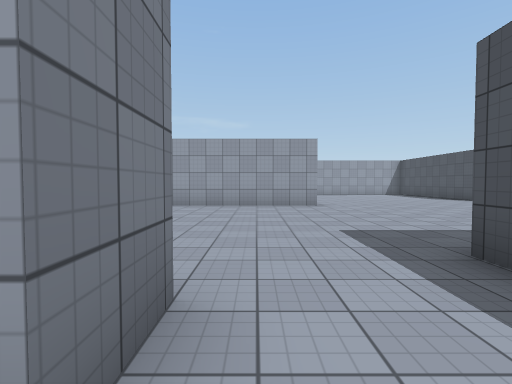
View 1 (above)

16 first-person views from a walk through a Unity game level. The camera is 1.4 m above the floor, tilts 2° down and sees 85° across. The floor is counted in squares, 2 m on a side. Each view is taken from the middle of a square. On the plan, view 1 faces up. The plan holds only what a view shows up to about 9 squares ahead; the rest is blank. The player is left out. Surface patterns are stand-ins for the level's own textures.

View 2
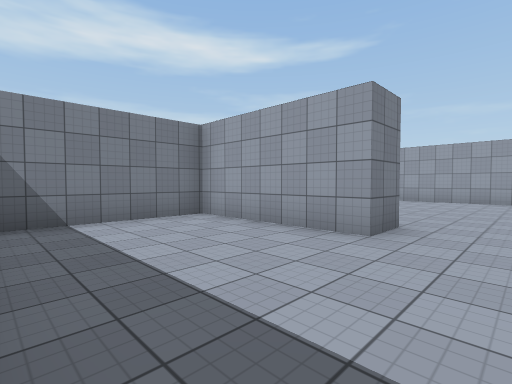

View 3
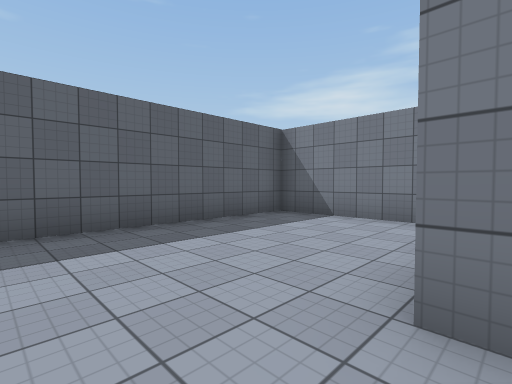

View 4
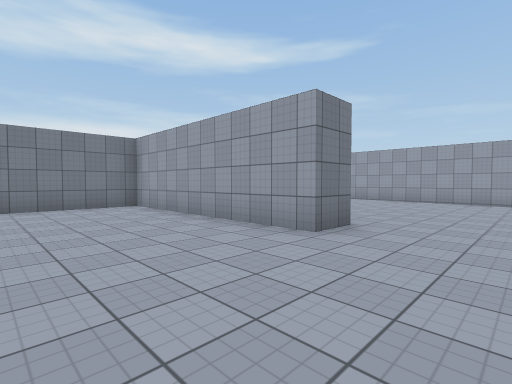

View 5
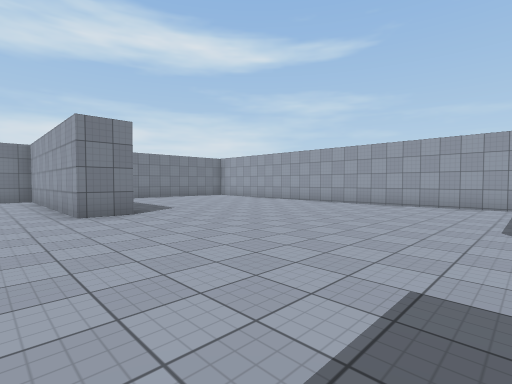

View 6
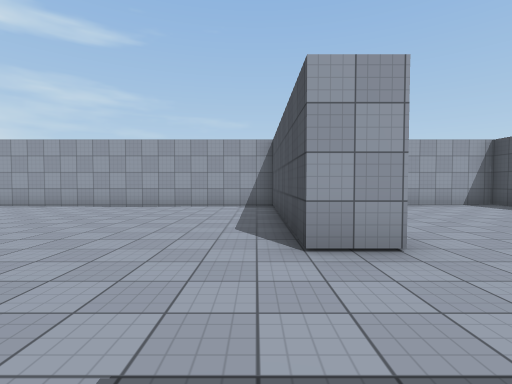

View 7
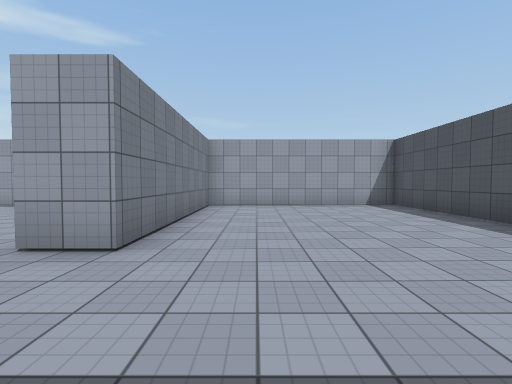

View 8
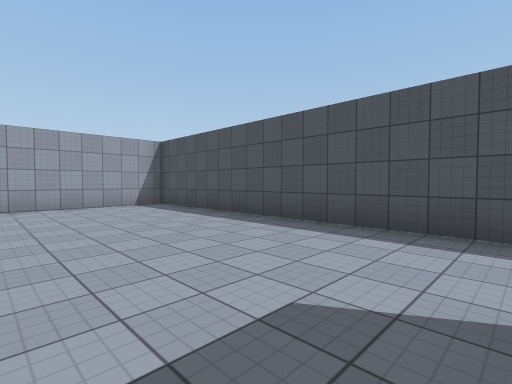

View 9
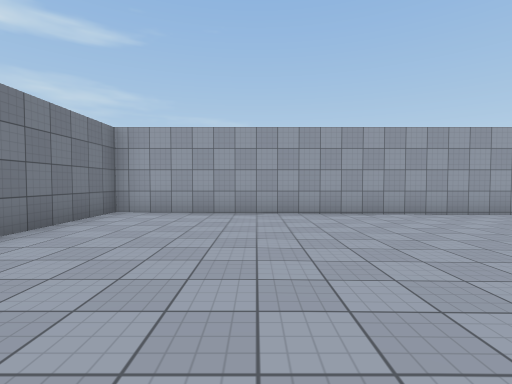

View 10
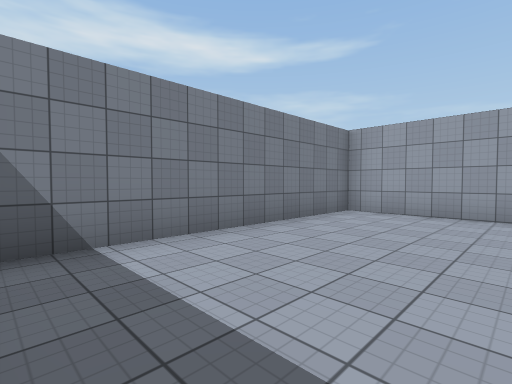

View 11
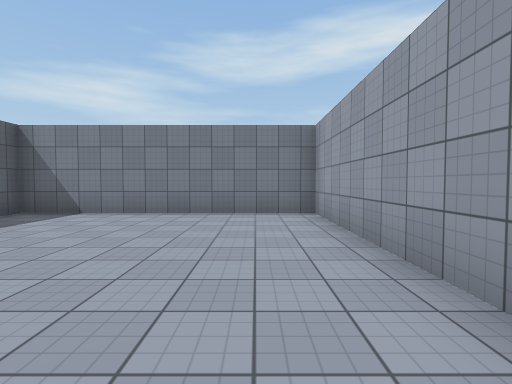

View 12
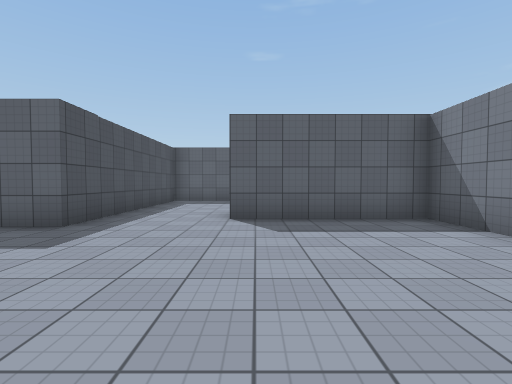

View 13
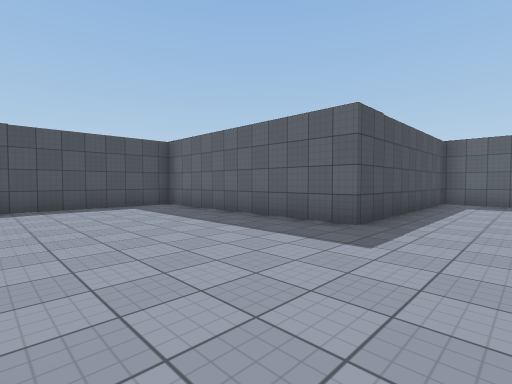

View 14
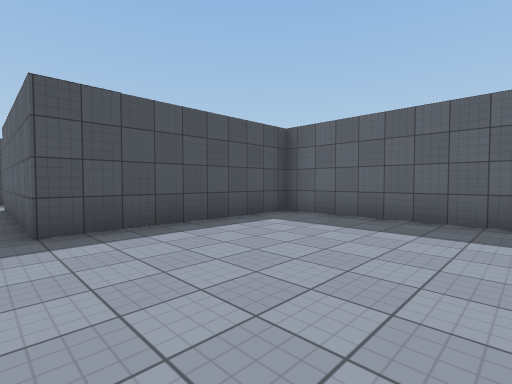

View 15
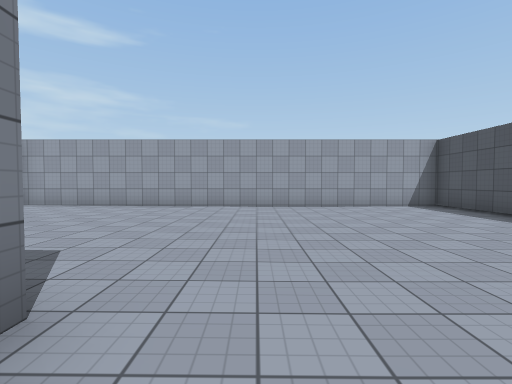

View 16
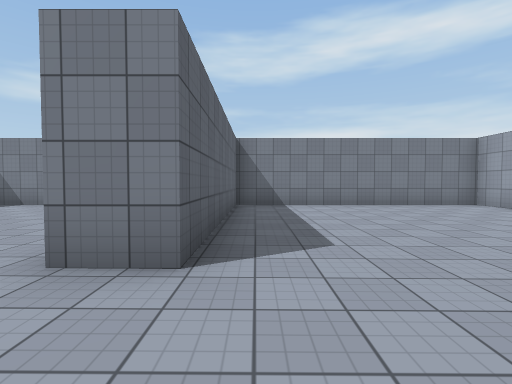

### Floor plan
Points are (right, up) in squares from view 1. A wall is a line through its corners. A room is listed if a view was taken in it or the views show most of it. See-through windows are left out.
Room 1 (views 1, 2)
walls: (-0.5, 0.6) (-4.3, 0.6) (-4.3, -3.4) (2, -3.4) (2, 0.6)
ways out: opening at (0.5, 1) to room 2
Room 2 (views 3, 4, 5, 6, 7, 8, 9, 10, 11, 12, 13, 14, 15, 16)
walls: (-4, 9.4) (1.8, 9.4) (1.8, 8.3) (-4.3, 8.3) (-4.3, 1.7) (-0.5, 1.7) (-0.5, 0.6); (2, 0.6) (2, 2.6) (8.3, 2.6) (8.3, 7.5) (13.1, 7.5); (15.2, 7.4) (15.2, 16.6) (9.6, 16.6) (9.6, 10.9) (8.5, 10.9) (8.5, 16.6) (-4.3, 16.6) (-4.3, 9.4)
ways out: opening at (0.5, 1) to room 1

Where each view was taken, in squares from view 1:
view 1: 0 up, 0 right, facing up
view 2: 3 down, 1 right, facing up-left
view 3: 1 up, 1 right, facing down-left
view 4: 5 up, 4 right, facing up-left
view 5: 7 up, 8 right, facing up-left
view 6: 8 up, 8 right, facing up
view 7: 8 up, 11 right, facing up
view 8: 8 up, 11 right, facing up-right
view 9: 10 up, 1 left, facing up
view 10: 10 up, 1 left, facing up-left
view 11: 7 up, 2 right, facing left
view 12: 7 up, 1 left, facing down
view 13: 7 up, 0 right, facing down-right
view 14: 8 up, 4 right, facing down-right
view 15: 8 up, 3 right, facing up
view 16: 10 up, 4 right, facing left
